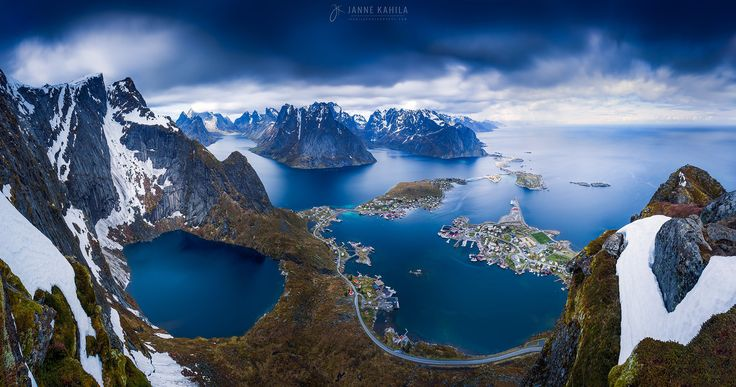
#> input picture AtulyaKumar_kaggle_Fire Detection Dataset/Fire-Detection/0/100.jpg, 736 x 387 px, found by its file name; its folder holds 4 pictures in this run
$ python generate_gt.py
#> lines starting #> are read from the running program, lines starting #| are printed output that depends on the picture
import cv2
import glob, os
import numpy as np
PATH = os.path.abspath('')

output = './ground_truth'

dimenzije = []

i=0
for filename in os.listdir(PATH+"\\0\\"):
    image = cv2.imread(PATH+"\\0\\"+filename,0)
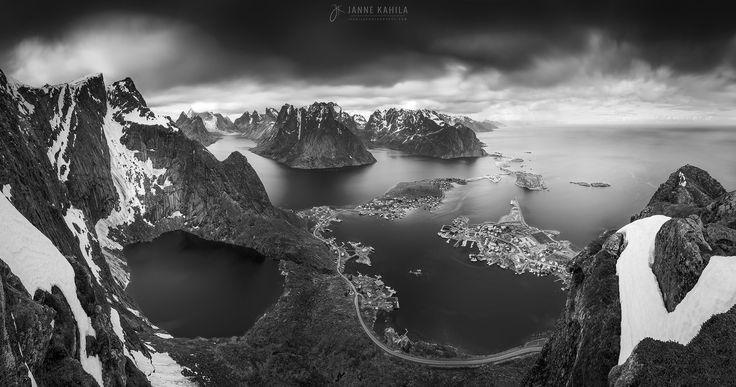
#> image: shape (387, 736); min 0, max 255, mean 95.1
    if(image is None):
        continue
    gt = image*0
#> gt: shape (387, 736); every value is 0
    cv2.imwrite(PATH+"\\0\\ground_truth\\"+filename,gt)
    print(i)
    i += 1
#> pass 2 of the loop `for filename in os.listdir(PATH+"\\0\\"):`:
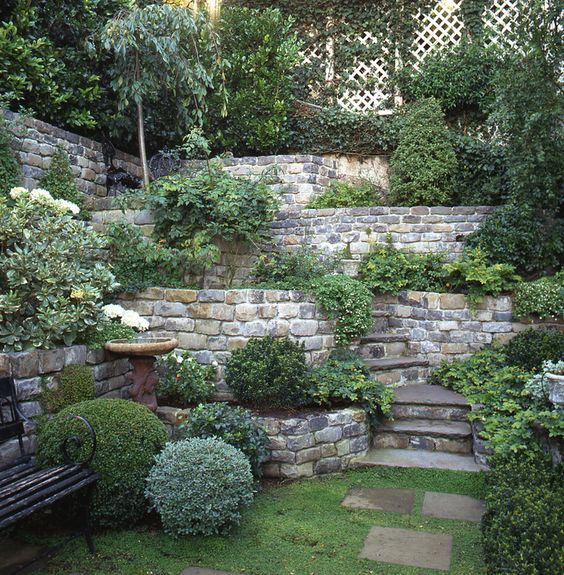
#> input picture AtulyaKumar_kaggle_Fire Detection Dataset/Fire-Detection/0/105.jpg, 564 x 575 px, found by its file name
#> `image = cv2.imread(PATH+"\\0\\"+filename,0)`:
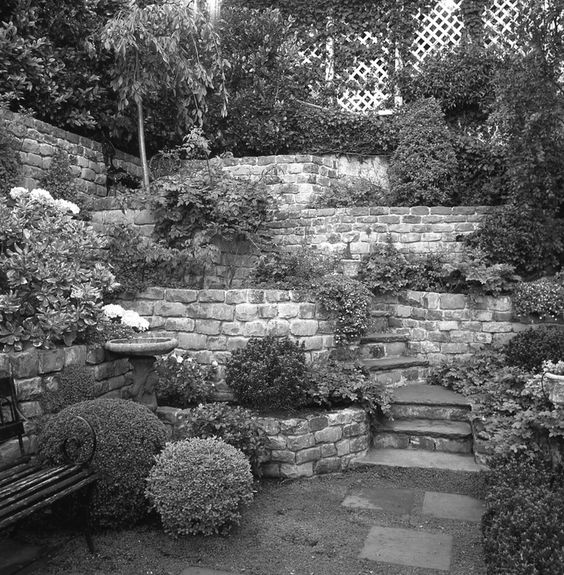
#> image: shape (575, 564); min 0, max 255, mean 95.5
#> gt: shape (575, 564); every value is 0
#> pass 3 of the loop `for filename in os.listdir(PATH+"\\0\\"):`:
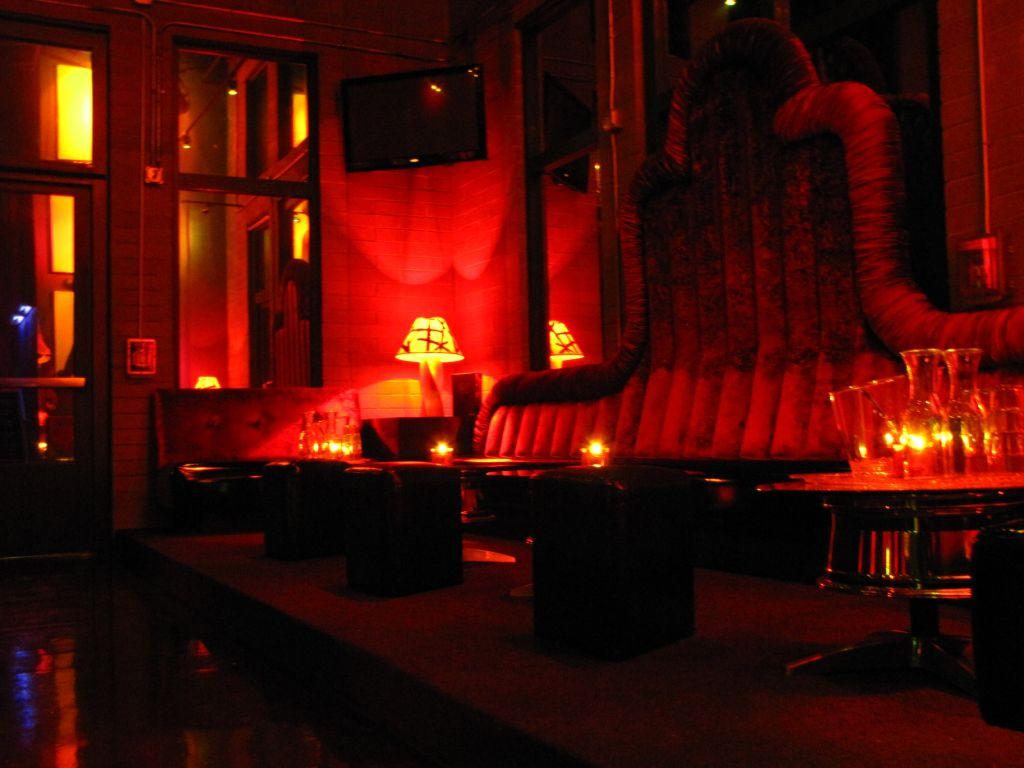
#> input picture AtulyaKumar_kaggle_Fire Detection Dataset/Fire-Detection/0/107.jpg, 1024 x 768 px, found by its file name
#> `image = cv2.imread(PATH+"\\0\\"+filename,0)`:
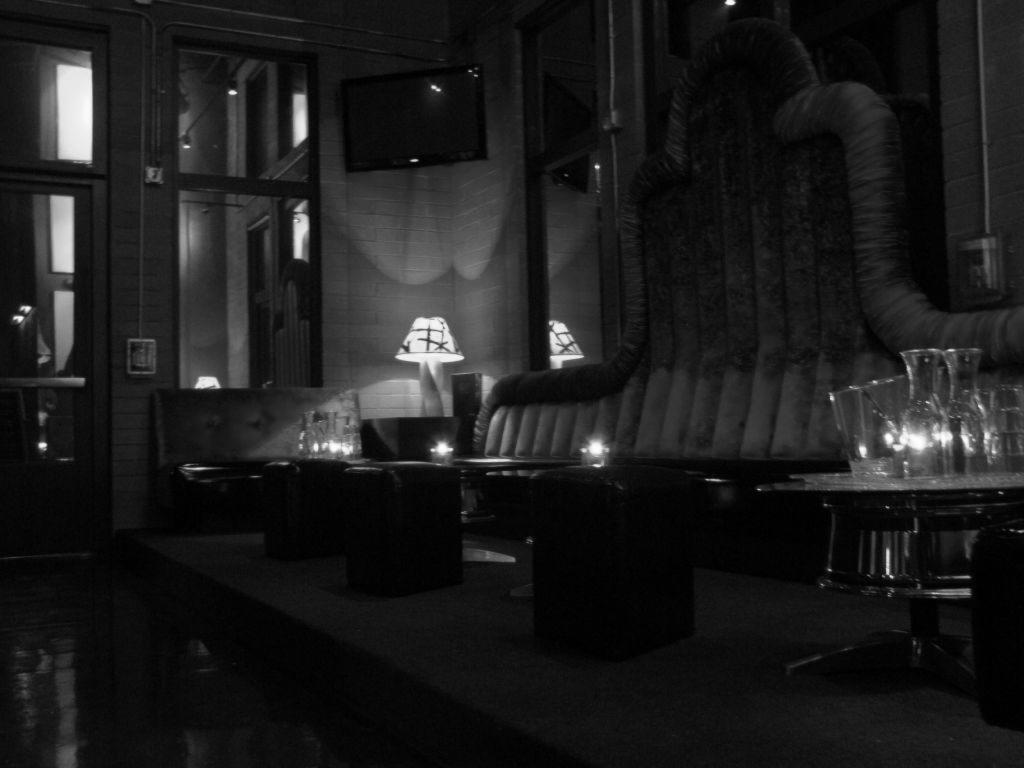
#> image: shape (768, 1024); min 0, max 255, mean 28.7
#> gt: shape (768, 1024); every value is 0
#> the loop made 5 passes; the first 3 are shown
